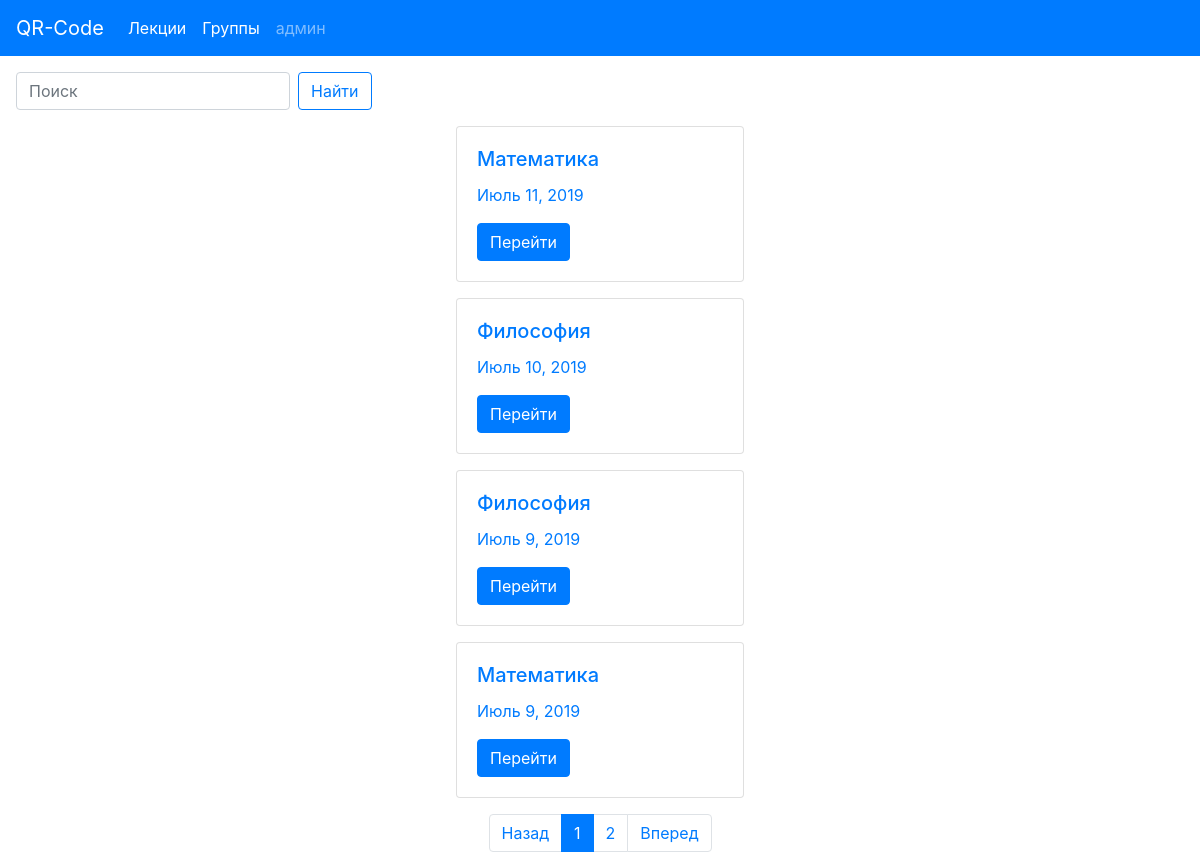
The page /lecture/ on the database as committed earlier.
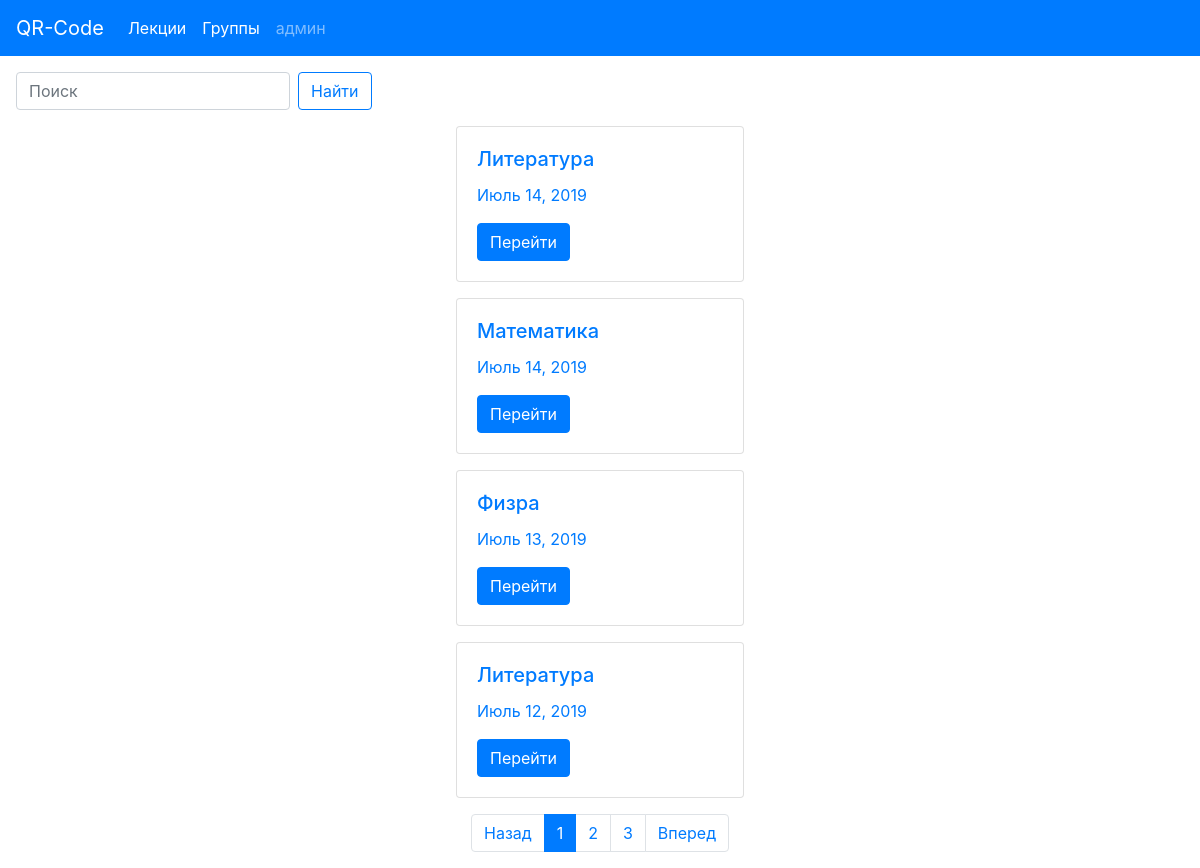
The same page on the database as committed later.
### testpages/models.py (models this page shows, shortened)
class Lecture(models.Model):
    title = models.CharField(max_length=50, verbose_name='Лекция')
    date = models.DateField(auto_created=True, verbose_name='Дата')
    students_come = models.ManyToManyField('Student', blank=True,
                                           related_name='students',
                                           verbose_name='Присутствующие')
    group = models.ForeignKey(
        Group, verbose_name='Группа',
        on_delete=models.CASCADE
    )
    def stud_come(self):
        """ Отображение числа пришедших студентов из группы"""
        a = self.students_come.count()
        b = self.group.student_set.filter(active=True).values().count()
        return str(a) + ' из ' + str(b)
    stud_come.short_description = 'Студентов пришло'
    class Meta:
        verbose_name = 'Лекцию'
        verbose_name_plural = 'Лекции'
        ordering = ['-date']

### testpages/views.py (the view, shortened to what this page needs)
# urls.py: path('lecture/', LecturePage.as_view(), name='lecture_url'),
class LecturePage(View):
    def get(self, request):
        search_query = request.GET.get('search', '')
        if search_query:
            search_paginator = True
            lectures = Lecture.objects.filter(
                Q(title__icontains=search_query) |
                Q(group__name__icontains=search_query) |
                Q(date__icontains=search_query)
            )
        else:
            search_paginator = False
            lectures = Lecture.objects.all()
        pagitanor = Paginator(lectures, 4)
        page_number = request.GET.get('page', 1)
        page = pagitanor.get_page(page_number)
        is_paginator = page.has_other_pages()
        if page.has_previous():
            prev_url = '?page={}'.format(page.previous_page_number())
            prev_url_search = '?search={}&page={}'.format(
                search_query,
                page.previous_page_number()
            )
        else:
            prev_url = ''
            prev_url_search = ''
        if page.has_next():
            next_url = '?page={}'.format(page.next_page_number())
            next_url_search = '?search={}&page={}'.format(
                search_query,
                page.next_page_number()
            )
        else:
            next_url = ''
            next_url_search = ''
        context = {
            'lectures': page,
            'prev_url': prev_url,
            'next_url': next_url,
            'is_paginator': is_paginator,
            'search_query': search_query,
            'search_paginator': search_paginator,
            'prev_url_search': prev_url_search,
            'next_url_search': next_url_search,
        }
        return render(request, 'testpages/lecture.html',
                      context=context)

### testpages/templates/testpages/lecture.html (shortened to what this page needs)
{% extends 'testpages/base_page.html' %}
{% load qr_code %}
{% block content %}
    <p>
        <form class="form-inline" action="{% url 'lecture_url' %}">
            <input class="form-control mr-sm-2 ml-3   " type="search" placeholder="Поиск" aria-label="Search" name="search">
            <button class="btn btn btn-outline-primary " type="submit">Найти</button>
        </form>
    </p>
{% for lecture in lectures.object_list %}
{% include 'testpages/includes/card.html' %}
{% endfor %}
<p>
    {% if is_paginator %}
        {% if search_paginator %}
            <nav aria-label="">
                <ul class="pagination justify-content-center">
                    <li class="page-item ">
                        <a class="page-link" href="{{prev_url_search}}" tabindex="-1" aria-disabled="true">Назад</a>
                    </li>
                    {%for n in lectures.paginator.page_range%}
                    {% if lectures.number == n%}
                     <li class="page-item active" aria-current="page">
                        <a class="page-link" href="?search={{ search_query }}&page={{ n }}">{{n}} <span class="sr-only">(current)</span></a>
                    </li>
                    {% else%}
                    <li class="page-item">
                        <a class="page-link" href="?search={{ search_query }}&page={{ n }}">{{n}}</a>
                    </li>
                    {%endif%}
                    {%endfor%}
                    <li class="page-item">
                        <a class="page-link" href="{{next_url_search}}">Вперед</a>
                    </li>
                </ul>
            </nav>
        {%else%}
            <nav aria-label="">
                <ul class="pagination justify-content-center">
                    <li class="page-item ">
                        <a class="page-link" href="{{prev_url}}" tabindex="-1" aria-disabled="true">Назад</a>
                    </li>
                    {%for n in lectures.paginator.page_range%}
                    {% if lectures.number == n%}
                     <li class="page-item active" aria-current="page">
                        <a class="page-link" href="?page={{n}}">{{n}} <span class="sr-only">(current)</span></a>
                    </li>
                    {% else%}
                    <li class="page-item">
                        <a class="page-link" href="?page={{n}}">{{n}}</a>
                    </li>
                    {%endif%}
                    {%endfor%}
                    <li class="page-item">
                        <a class="page-link" href="{{next_url}}">Вперед</a>
                    </li>
                </ul>
            </nav>
        {%endif%}
    {% endif %}
</p>
{% endblock %}

### testpages/templates/testpages/includes/card.html (shortened to what this page needs)
<form action= "#" method="post">
                     <div class="card text-primary  mt-3 ml-auto mr-auto " style="width: 18rem;">
                      <div class="card-body">
                        <h5 class="card-title">{{lecture.title}}</h5>
                        <p class="card-text"> {{lecture.date}} </p>
                        <button class="btn btn-primary">Перейти</button>
                      </div>
                    </div>
                </form>

Rows that differ between the two databases and show on the page:
no longer on this page (row unchanged): Lecture: title "Математика", date "Июль 11, 2019"
no longer on this page (row unchanged): Lecture: title "Философия", date "Июль 10, 2019"
no longer on this page (row unchanged): Lecture: title "Философия", date "Июль 9, 2019"
no longer on this page (row unchanged): Lecture: title "Математика", date "Июль 9, 2019"
added Lecture: title "Литература", date "Июль 14, 2019"
added Lecture: title "Математика", date "Июль 14, 2019"
added Lecture: title "Физра", date "Июль 13, 2019"
added Lecture: title "Литература", date "Июль 12, 2019"
Other text that changed with them:
new list line: "3"
